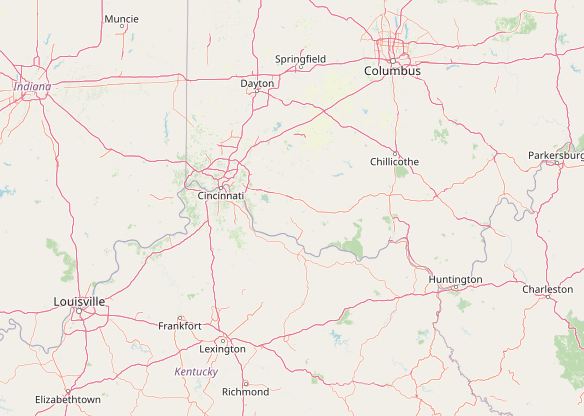
#> input picture map.png, 584 x 416 px
$ python app.py
#> lines starting #> are read from the running program, lines starting #| are printed output that depends on the picture
import numpy as np
from random import uniform
import pandas as pd
import matplotlib.pyplot as plt
import xlrd

data = [[] for x in range(250)]

# General randomized data
for y in range(250):
    data[y].append(uniform(-81.315,-86.457))
    data[y].append(uniform(40.371, 37.523))

#Cincinnati
dCincy = [[] for x in range(50)]
for y in range(50):
    dCincy[y].append(uniform(-82.9329,-83.5377))
    dCincy[y].append(uniform(38.5448,38.9263))
data.extend(dCincy)

#Mason
dMason = [[] for x  in range(25)]
for y in range(25):
    dMason[y].append(uniform(-83.2171, -83.5537))
    dMason[y].append(uniform(38.4062, 38.6911))
data.extend(dMason)

#:bus
dBus = [[] for x in range(75)]
for y in range(75):
    dBus[y].append(uniform(-84.495, -84.9725))
    dBus[y].append(uniform(37.732, 38.0306))
data.extend(dBus)

df = pd.DataFrame(data, columns= ['longitude','latitude'])

df.head()

BBox = ((-81.315, -86.457, 40.371, 37.523))

ruh_m = plt.imread('map.png')
#> ruh_m is the input picture: shape (416, 584, 4) float32; mean R, G, B, A 0.938, 0.915, 0.89, 1

fig, ax = plt.subplots(figsize = (8,7))
ax.scatter(df.longitude, df.latitude, zorder=1, alpha= 0.2, c='b', s=10)
ax.set_title('Plotting Positivity in Ohio')
ax.set_xlim(BBox[0],BBox[1])
ax.set_ylim(BBox[2],BBox[3])
ax.imshow(ruh_m, zorder=0, extent = BBox, aspect = 'equal')

plt.show()
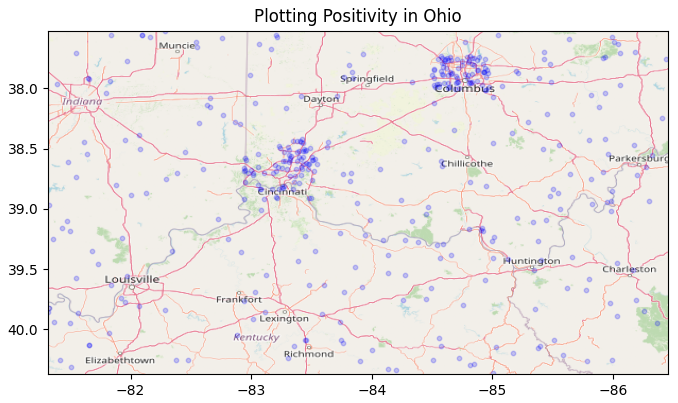
#> figure drawn by matplotlib, 1 panel
